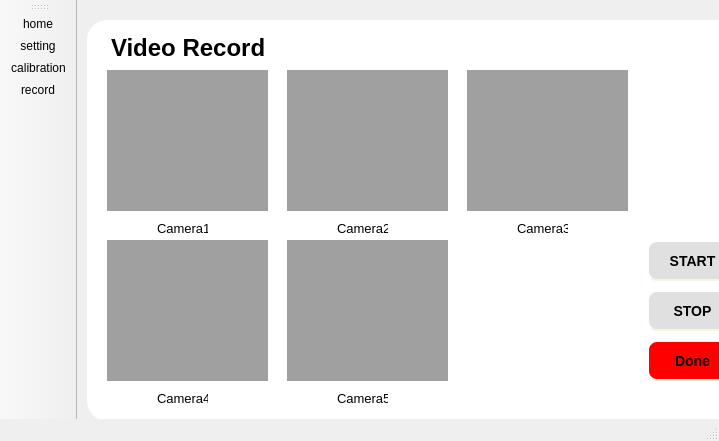
<?xml version="1.0" encoding="UTF-8"?>
<ui version="4.0">
 <class>MainWindow</class>
 <widget class="QMainWindow" name="MainWindow">
  <property name="geometry">
   <rect>
    <x>0</x>
    <y>0</y>
    <width>719</width>
    <height>441</height>
   </rect>
  </property>
  <property name="windowTitle">
   <string>MainWindow</string>
  </property>
  <widget class="QWidget" name="centralwidget">
   <widget class="QLabel" name="label_3">
    <property name="geometry">
     <rect>
      <x>10</x>
      <y>20</y>
      <width>661</width>
      <height>401</height>
     </rect>
    </property>
    <property name="styleSheet">
     <string notr="true">background-color: rgb(255, 255, 255);
border-radius: 20px;</string>
    </property>
    <property name="text">
     <string/>
    </property>
   </widget>
   <widget class="QTextBrowser" name="textBrowser_3">
    <property name="geometry">
     <rect>
      <x>30</x>
      <y>30</y>
      <width>301</width>
      <height>41</height>
     </rect>
    </property>
    <property name="font">
     <font>
      <pointsize>14</pointsize>
     </font>
    </property>
    <property name="frameShape">
     <enum>QFrame::NoFrame</enum>
    </property>
    <property name="frameShadow">
     <enum>QFrame::Plain</enum>
    </property>
    <property name="html">
     <string>&lt;!DOCTYPE HTML PUBLIC &quot;-//W3C//DTD HTML 4.0//EN&quot; &quot;http://www.w3.org/TR/REC-html40/strict.dtd&quot;&gt;
&lt;html&gt;&lt;head&gt;&lt;meta name=&quot;qrichtext&quot; content=&quot;1&quot; /&gt;&lt;style type=&quot;text/css&quot;&gt;
p, li { white-space: pre-wrap; }
&lt;/style&gt;&lt;/head&gt;&lt;body style=&quot; font-family:'MS Shell Dlg 2'; font-size:14pt; font-weight:400; font-style:normal;&quot;&gt;
&lt;p style=&quot; margin-top:0px; margin-bottom:0px; margin-left:0px; margin-right:0px; -qt-block-indent:0; text-indent:0px;&quot;&gt;&lt;span style=&quot; font-size:18pt; font-weight:600; color:#000000;&quot;&gt;Video Record&lt;/span&gt;&lt;/p&gt;&lt;/body&gt;&lt;/html&gt;</string>
    </property>
   </widget>
   <widget class="QLabel" name="record1">
    <property name="geometry">
     <rect>
      <x>30</x>
      <y>70</y>
      <width>161</width>
      <height>141</height>
     </rect>
    </property>
    <property name="styleSheet">
     <string notr="true">background-color: rgb(160, 160, 160);</string>
    </property>
    <property name="text">
     <string/>
    </property>
   </widget>
   <widget class="QLabel" name="record2">
    <property name="geometry">
     <rect>
      <x>210</x>
      <y>70</y>
      <width>161</width>
      <height>141</height>
     </rect>
    </property>
    <property name="styleSheet">
     <string notr="true">background-color: rgb(160, 160, 160);</string>
    </property>
    <property name="text">
     <string/>
    </property>
   </widget>
   <widget class="QLabel" name="record3">
    <property name="geometry">
     <rect>
      <x>390</x>
      <y>70</y>
      <width>161</width>
      <height>141</height>
     </rect>
    </property>
    <property name="styleSheet">
     <string notr="true">background-color: rgb(160, 160, 160);</string>
    </property>
    <property name="text">
     <string/>
    </property>
   </widget>
   <widget class="QLabel" name="record5">
    <property name="geometry">
     <rect>
      <x>210</x>
      <y>240</y>
      <width>161</width>
      <height>141</height>
     </rect>
    </property>
    <property name="styleSheet">
     <string notr="true">background-color: rgb(160, 160, 160);</string>
    </property>
    <property name="text">
     <string/>
    </property>
   </widget>
   <widget class="QLabel" name="record4">
    <property name="geometry">
     <rect>
      <x>30</x>
      <y>240</y>
      <width>161</width>
      <height>141</height>
     </rect>
    </property>
    <property name="styleSheet">
     <string notr="true">background-color: rgb(160, 160, 160);</string>
    </property>
    <property name="text">
     <string/>
    </property>
   </widget>
   <widget class="QPushButton" name="record_done">
    <property name="geometry">
     <rect>
      <x>570</x>
      <y>340</y>
      <width>91</width>
      <height>41</height>
     </rect>
    </property>
    <property name="styleSheet">
     <string notr="true">QPushButton {
	background-color: rgb(255, 0, 0);
    border-style: outset;
    border-width: 2px;
    border-radius: 10px;
    border-color: beige;
    font: bold 14px;
    padding: 6px;
}</string>
    </property>
    <property name="text">
     <string>Done</string>
    </property>
   </widget>
   <widget class="QPushButton" name="record_start">
    <property name="geometry">
     <rect>
      <x>570</x>
      <y>240</y>
      <width>91</width>
      <height>41</height>
     </rect>
    </property>
    <property name="styleSheet">
     <string notr="true">QPushButton {
    background-color:rgb(224,224,224);
    border-style: outset;
    border-width: 2px;
    border-radius: 10px;
    border-color: beige;
    font: bold 14px;
    padding: 6px;
}</string>
    </property>
    <property name="text">
     <string>START</string>
    </property>
   </widget>
   <widget class="QPushButton" name="record_stop">
    <property name="geometry">
     <rect>
      <x>570</x>
      <y>290</y>
      <width>91</width>
      <height>41</height>
     </rect>
    </property>
    <property name="styleSheet">
     <string notr="true">QPushButton {
    background-color:rgb(224,224,224);
    border-style: outset;
    border-width: 2px;
    border-radius: 10px;
    border-color: beige;
    font: bold 14px;
    padding: 6px;
}</string>
    </property>
    <property name="text">
     <string>STOP</string>
    </property>
   </widget>
   <widget class="QLabel" name="label_8">
    <property name="geometry">
     <rect>
      <x>80</x>
      <y>220</y>
      <width>51</width>
      <height>16</height>
     </rect>
    </property>
    <property name="font">
     <font>
      <pointsize>10</pointsize>
     </font>
    </property>
    <property name="text">
     <string>Camera1</string>
    </property>
   </widget>
   <widget class="QLabel" name="label_9">
    <property name="geometry">
     <rect>
      <x>260</x>
      <y>220</y>
      <width>51</width>
      <height>16</height>
     </rect>
    </property>
    <property name="font">
     <font>
      <pointsize>10</pointsize>
     </font>
    </property>
    <property name="text">
     <string>Camera2</string>
    </property>
   </widget>
   <widget class="QLabel" name="label_10">
    <property name="geometry">
     <rect>
      <x>440</x>
      <y>220</y>
      <width>51</width>
      <height>16</height>
     </rect>
    </property>
    <property name="font">
     <font>
      <pointsize>10</pointsize>
     </font>
    </property>
    <property name="text">
     <string>Camera3</string>
    </property>
   </widget>
   <widget class="QLabel" name="label_11">
    <property name="geometry">
     <rect>
      <x>80</x>
      <y>390</y>
      <width>51</width>
      <height>16</height>
     </rect>
    </property>
    <property name="font">
     <font>
      <pointsize>10</pointsize>
     </font>
    </property>
    <property name="text">
     <string>Camera4</string>
    </property>
   </widget>
   <widget class="QLabel" name="label_13">
    <property name="geometry">
     <rect>
      <x>260</x>
      <y>390</y>
      <width>51</width>
      <height>16</height>
     </rect>
    </property>
    <property name="font">
     <font>
      <pointsize>10</pointsize>
     </font>
    </property>
    <property name="text">
     <string>Camera5</string>
    </property>
   </widget>
  </widget>
  <widget class="QStatusBar" name="statusbar"/>
  <widget class="QToolBar" name="toolBar">
   <property name="windowTitle">
    <string>toolBar</string>
   </property>
   <attribute name="toolBarArea">
    <enum>LeftToolBarArea</enum>
   </attribute>
   <attribute name="toolBarBreak">
    <bool>false</bool>
   </attribute>
   <addaction name="actionhome"/>
   <addaction name="actionsetting"/>
   <addaction name="actioncalibration"/>
   <addaction name="actionrecord"/>
  </widget>
  <action name="actionhome">
   <property name="icon">
    <iconset>
     <normaloff>image/home.png</normaloff>image/home.png</iconset>
   </property>
   <property name="text">
    <string>home</string>
   </property>
  </action>
  <action name="actionsetting">
   <property name="icon">
    <iconset>
     <normaloff>image/setting.png</normaloff>image/setting.png</iconset>
   </property>
   <property name="text">
    <string>setting</string>
   </property>
  </action>
  <action name="actioncalibration">
   <property name="icon">
    <iconset>
     <normaloff>image/measurement.png</normaloff>image/measurement.png</iconset>
   </property>
   <property name="text">
    <string>calibration</string>
   </property>
  </action>
  <action name="actionrecord">
   <property name="icon">
    <iconset>
     <normaloff>image/video.png</normaloff>image/video.png</iconset>
   </property>
   <property name="text">
    <string>record</string>
   </property>
  </action>
 </widget>
 <resources/>
 <connections/>
</ui>
